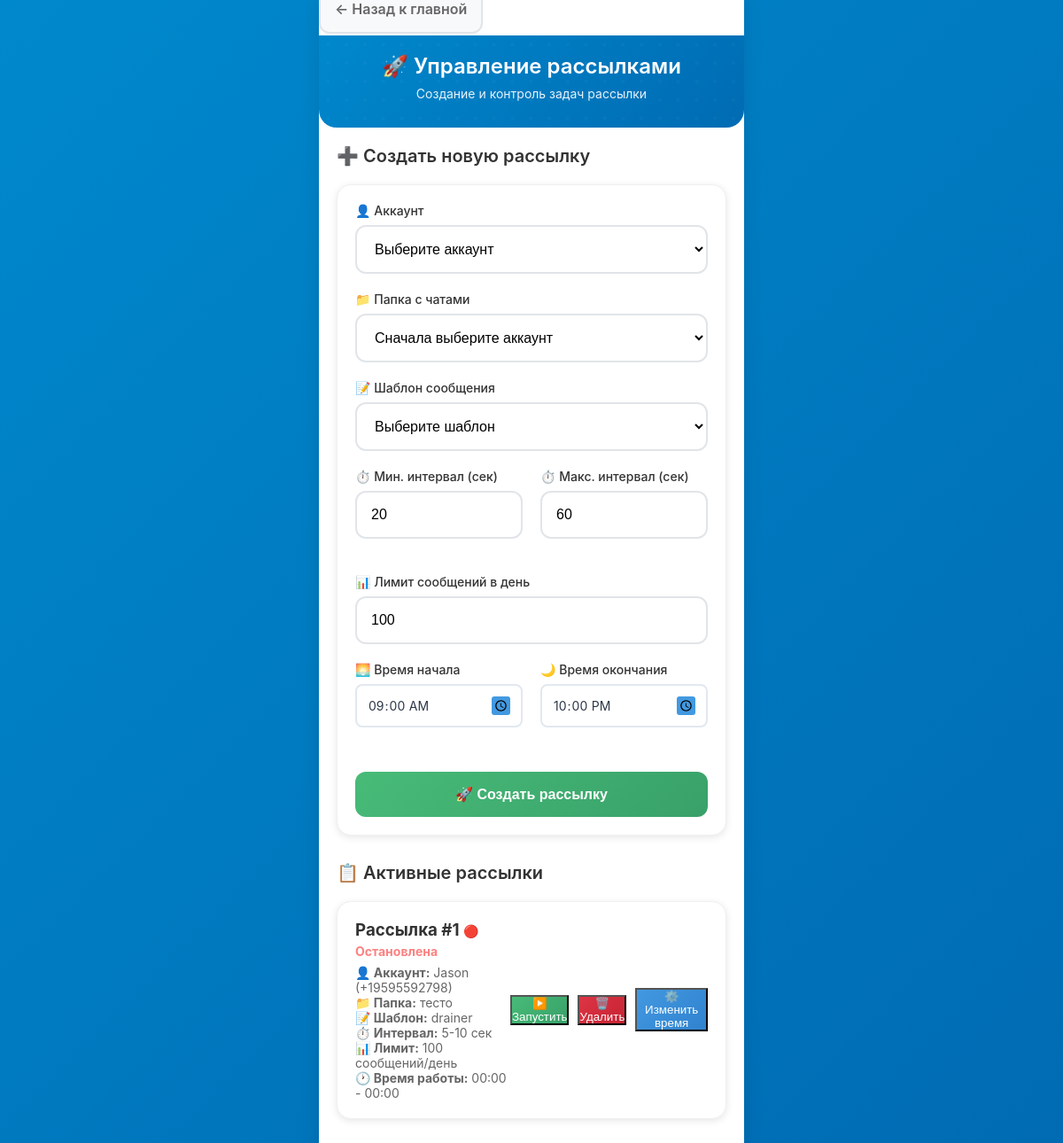
Screenshot of /launch (signed in) with the database file from the repository.
### app/db.py (models this page shows)
class Job(SQLModel, table=True):
    id: Optional[int] = Field(default=None, primary_key=True)
    account_id: int = Field(foreign_key="account.id")
    folder_id: int = Field(foreign_key="folder.id")
    template_id: int = Field(foreign_key="messagetemplate.id")
    min_interval: int = 20               # минимальная пауза (сек)
    max_interval: int = 60               # максимальная пауза (сек)
    daily_limit: int = 100               # сообщений в сутки
    active_from: time = time(9, 0, 0)    # начало активности
    active_to: time = time(22, 0, 0)     # конец активности
    is_running: bool = False             # активна ли задача
    created_at: datetime = Field(default_factory=datetime.utcnow)
    account: Account = Relationship(back_populates="jobs")
    template: MessageTemplate = Relationship(back_populates="jobs")
    folder: Folder = Relationship(back_populates="jobs")

class Account(SQLModel, table=True):
    id: Optional[int] = Field(default=None, primary_key=True)
    title: str                           # название аккаунта (для админа)
    phone: str                           # номер телефона аккаунта
    api_id: int                          # API ID из my.telegram.org
    api_hash: str                        # API Hash из my.telegram.org
    session_string: str                  # строка сессии (будет зашифрована)
    proxy_url: Optional[str] = None      # прокси (если нужен)
    is_active: bool = False              # статус подключения
    created_at: datetime = Field(default_factory=datetime.utcnow)
    jobs: List["Job"] = Relationship(back_populates="account")
    logs: List["Log"] = Relationship(back_populates="account")

class Folder(SQLModel, table=True):
    id: Optional[int] = Field(default=None, primary_key=True)
    account_id: int = Field(foreign_key="account.id")
    title: str                           # название папки
    chats_json: str                      # JSON-массив с ID чатов
    created_at: datetime = Field(default_factory=datetime.utcnow)
    jobs: List["Job"] = Relationship(back_populates="folder")

class MessageTemplate(SQLModel, table=True):
    id: Optional[int] = Field(default=None, primary_key=True)
    title: str
    variants_json: str                   # JSON-массив с вариантами сообщений
    message_link: Optional[str] = None   # ссылка на пост для премиум эмодзи
    media_path: Optional[str] = None     # путь к файлу (если есть медиа)
    created_at: datetime = Field(default_factory=datetime.utcnow)
    jobs: List["Job"] = Relationship(back_populates="template")

### app/routers.py (the view)
@router.get("/launch", response_class=HTMLResponse)
def list_jobs(request: Request, session: Session = Depends(get_session), auth: bool = Depends(check_auth)):
    jobs = session.exec(select(Job)).all()
    accounts = session.exec(select(Account)).all()
    folders = session.exec(select(Folder)).all()
    templates_list = session.exec(select(MessageTemplate)).all()
    return templates.TemplateResponse(
        "launch.html",
        {
            "request": request,
            "jobs": jobs,
            "accounts": accounts,
            "folders": folders,
            "templates_list": templates_list,
        },
    )

### app/templates/launch.html (shortened to what this page needs)
{% extends "base.html" %}
{% block content %}
<div style="margin-bottom: 20px;">
    <a href="/" class="btn btn-secondary" style="margin-right: 10px; text-decoration: none;">
        ← Назад к главной
    </a>
</div>
<div class="header">
    <h1>🚀 Управление рассылками</h1>
    <p class="subtitle">Создание и контроль задач рассылки</p>
</div>
<div class="content">
    <div class="page-title">➕ Создать новую рассылку</div>
    <form method="post" action="/launch/create" id="jobForm" class="card" style="margin-bottom: 30px;">
        <div class="form-group">
            <label class="form-label">👤 Аккаунт</label>
            <select name="account_id" class="form-input" required id="accountSelect">
                <option value="">Выберите аккаунт</option>
            </select>
        </div>
        <div class="form-group">
            <label class="form-label">📁 Папка с чатами</label>
            <select name="folder_id" class="form-input" required id="folderSelect">
                <option value="">Сначала выберите аккаунт</option>
            </select>
        </div>
        <div class="form-group">
            <label class="form-label">📝 Шаблон сообщения</label>
            <select name="template_id" class="form-input" required>
                <option value="">Выберите шаблон</option>
            </select>
        </div>
        <div style="display: grid; grid-template-columns: 1fr 1fr; gap: 20px; margin-bottom: 20px;">
            <div class="form-group">
                <label class="form-label">⏱️ Мин. интервал (сек)</label>
                <input type="number" name="min_interval" class="form-input" value="20" min="1" required>
            </div>
            <div class="form-group">
                <label class="form-label">⏱️ Макс. интервал (сек)</label>
                <input type="number" name="max_interval" class="form-input" value="60" min="1" required>
            </div>
        </div>
        <div class="form-group">
            <label class="form-label">📊 Лимит сообщений в день</label>
            <input type="number" name="daily_limit" class="form-input" value="100" min="1" required>
        </div>
        <div style="display: grid; grid-template-columns: 1fr 1fr; gap: 20px; margin-bottom: 20px;">
            <div class="form-group">
                <label class="form-label">🌅 Время начала</label>
                <input type="time" name="active_from" class="form-input" value="09:00" required>
            </div>
            <div class="form-group">
                <label class="form-label">🌙 Время окончания</label>
                <input type="time" name="active_to" class="form-input" value="22:00" required>
            </div>
        </div>
        <button type="submit" class="btn" style="background: linear-gradient(135deg, #48bb78 0%, #38a169 100%); width: 100%;">
            🚀 Создать рассылку
        </button>
    </form>
    <div class="page-title">📋 Активные рассылки</div>
    {% if jobs %}
    {% for job in jobs %}
    <div class="card" style="margin-bottom: 20px;">
        <div style="display: flex; justify-content: space-between; align-items: center;">
            <div>
                <h3 style="margin: 0; color: #333;">
                    Рассылка #{{ job.id }}
                    {% if job.is_running %}
                    <span style="color: #48bb78; font-size: 14px;">🟢 Активна</span>
                    {% else %}
                    <span style="color: #fc8181; font-size: 14px;">🔴 Остановлена</span>
                    {% endif %}
                </h3>
                <div style="color: #666; font-size: 14px; margin-top: 5px;">
                    <p><strong>👤 Аккаунт:</strong> {{ job.account.title }} ({{ job.account.phone }})</p>
                    <p><strong>📁 Папка:</strong> {{ job.folder.title }}</p>
                    <p><strong>📝 Шаблон:</strong> {{ job.template.title }}</p>
                    <p><strong>⏱️ Интервал:</strong> {{ job.min_interval }}-{{ job.max_interval }} сек</p>
                    <p><strong>📊 Лимит:</strong> {{ job.daily_limit }} сообщений/день</p>
                    <p><strong>🕐 Время работы:</strong> {{ job.active_from.strftime('%H:%M') }} - {{ job.active_to.strftime('%H:%M') }}</p>
                </div>
            </div>
            <div style="display: flex; gap: 10px; align-items: center;">
                {% if job.is_running %}
                <form method="post" action="/launch/stop/{{ job.id }}" style="display: inline;">
                    <button type="submit" class="btn-sm" style="background: linear-gradient(135deg, #fc8181 0%, #f56565 100%); color: white;">
                        ⏹️ Остановить
                    </button>
                </form>
                {% else %}
                <form method="post" action="/launch/start/{{ job.id }}" style="display: inline;">
                    <button type="submit" class="btn-sm" style="background: linear-gradient(135deg, #48bb78 0%, #38a169 100%); color: white;">
                        ▶️ Запустить
                    </button>
                </form>
                {% endif %}
                <form method="post" action="/launch/delete/{{ job.id }}" style="display: inline;"
                      onsubmit="return confirm('Удалить рассылку #{{ job.id }}?')">
                    <button type="submit" class="btn-sm" style="background: linear-gradient(135deg, #dc3545 0%, #c82333 100%); color: white;">
                        🗑️ Удалить
                    </button>
                </form>
                <button onclick="editJob({{ job.id }}, '{{ job.active_from.strftime('%H:%M') }}', '{{ job.active_to.strftime('%H:%M') }}', {{ job.min_interval }}, {{ job.max_interval }}, {{ job.daily_limit }})"
                        class="btn-sm" style="background: linear-gradient(135deg, #4299e1 0%, #3182ce 100%); color: white;">
                    ⚙️ Изменить время
                </button>
            </div>
        </div>
    </div>
    {% endfor %}
    {% else %}
    <div style="text-align: center; color: #666; padding: 40px 20px;">
        <div style="font-size: 48px; margin-bottom: 16px;">🚀</div>
        <p>Нет созданных рассылок</p>
        <p style="font-size: 14px; margin-top: 8px;">Создайте первую рассылку выше</p>
    </div>
    {% endif %}
</div>
{% endblock %}

### app/templates/base.html (style rules this page uses)
* { margin: 0; padding: 0; box-sizing: border-box; -webkit-tap-highlight-color: transparent; }
body { font-family: -apple-system, BlinkMacSystemFont, 'Segoe UI', Roboto, 'Helvetica Neue', Arial, sans-serif; background: linear-gradient(135deg, #0088cc 0%, #006bb3 100%); min-height: 100vh; color: #333; overflow-x: hidden; }
.header { background: linear-gradient(135deg, #0088cc 0%, #006bb3 100%); color: white; padding: 20px 20px 30px; position: relative; border-radius: 0 0 20px 20px; }
.header::before { content: ''; position: absolute; top: 0; left: 0; right: 0; height: 100%; opacity: 0.3; pointer-events: none; }
.header h1 { font-size: 24px; font-weight: 600; text-align: center; margin-bottom: 8px; position: relative; z-index: 1; }
.header .subtitle { text-align: center; opacity: 0.9; font-size: 14px; position: relative; z-index: 1; }
.content { padding: 20px; min-height: calc(100vh - 200px); }
.page-title { font-size: 20px; font-weight: 600; color: #333; margin-bottom: 20px; display: flex; align-items: center; gap: 8px; }
.form-group { margin-bottom: 20px; }
.form-label { display: block; font-weight: 500; color: #333; margin-bottom: 8px; font-size: 14px; }
.form-input { width: 100%; padding: 16px; border: 2px solid #e1e5e9; border-radius: 12px; font-size: 16px; transition: all 0.3s ease; background: #fff; }
.btn { width: 100%; padding: 16px; background: linear-gradient(135deg, #0088cc 0%, #006bb3 100%); color: white; border: none; border-radius: 12px; font-size: 16px; font-weight: 600; cursor: pointer; transition: all 0.3s ease; margin-top: 10px; }
.btn-secondary { background: #f8f9fa; color: #666; border: 2px solid #e1e5e9; }
.card { background: #fff; border-radius: 16px; padding: 20px; margin-bottom: 16px; box-shadow: 0 2px 8px rgba(0,0,0,0.1); border: 1px solid #f0f0f0; }

### app/templates/launch.html (style rules this page uses)
input[type="time"] { -webkit-appearance: none; -moz-appearance: textfield; appearance: none; background: white; border: 2px solid #e2e8f0; border-radius: 8px; padding: 12px; font-size: 14px; font-family: inherit; color: #2d3748; cursor: pointer; }

### rows the page displays
Job: id "1", is_running "🔴 Остановлена", account "Jason", account.phone "+19595592798", folder "тесто", template "drainer", min_interval "5", max_interval "10", daily_limit "100", active_from "00:00", active_to "00:00"
